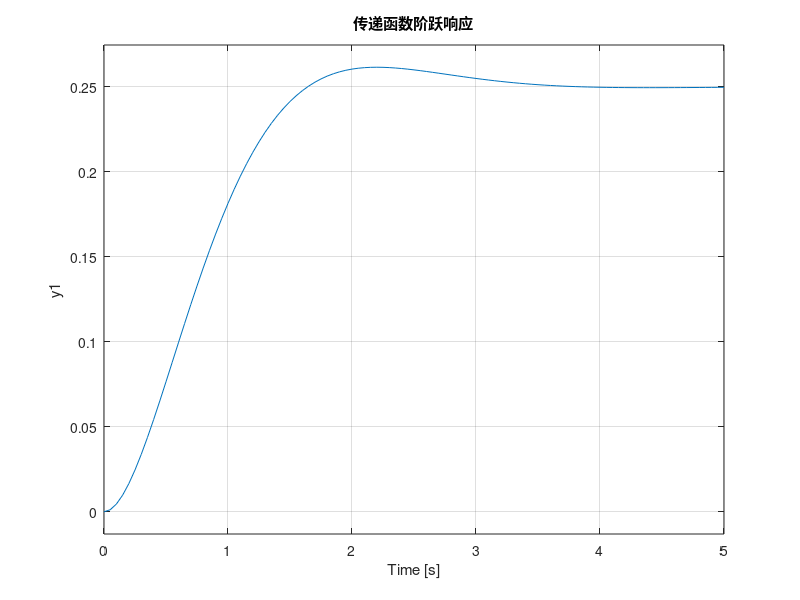
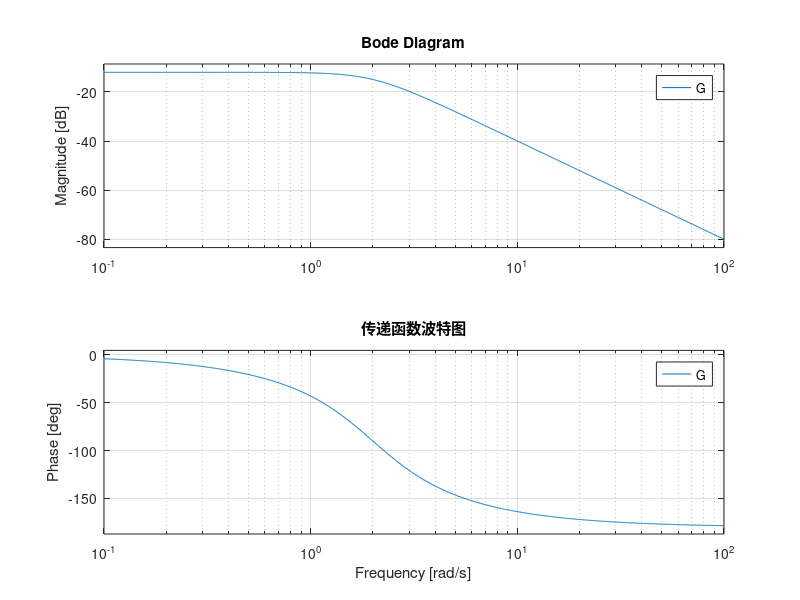

MATLAB code to generate these figures, in order:
function G = generateTransferFunction(num, den)
% 生成传递函数G
% 输入参数:
%   num - 传递函数分子多项式系数向量
%   den - 传递函数分母多项式系数向量
% 输出参数:
%   G   - 传递函数对象

% 如果没有提供参数，使用默认的二阶系统
if nargin < 2
    % 默认传递函数: G(s) = 1/(s^2 + 2ζωs + ω^2)
    % 其中 ω = 2, ζ = 0.7
    num = [1];
    den = [1, 2 * 0.7 * 2, 2^2];
    fprintf('使用默认传递函数: G(s) = 1/(s^2 + %.2fs + %.2f)\n', 2 * 0.7 * 2, 2^2);
else
    fprintf('使用自定义传递函数: G(s) = (');
    for i = 1:length(num)
        if i < length(num)
            fprintf('%.2fs^%d + ', num(i), length(num)-i);
        else
            fprintf('%.2f)/(', num(i));
        end
    end

    for i = 1:length(den)
        if i < length(den)
            fprintf('%.2fs^%d + ', den(i), length(den)-i);
        else
            fprintf('%.2f)\n', den(i));
        end
    end
end

% 创建传递函数
G = tf(num, den);

% 显示传递函数
disp('生成的传递函数:');
G

% 绘制阶跃响应
figure;
step(G);
title('传递函数阶跃响应');
grid on;

% 绘制波特图
figure;
bode(G);
title('传递函数波特图');
grid on;
end